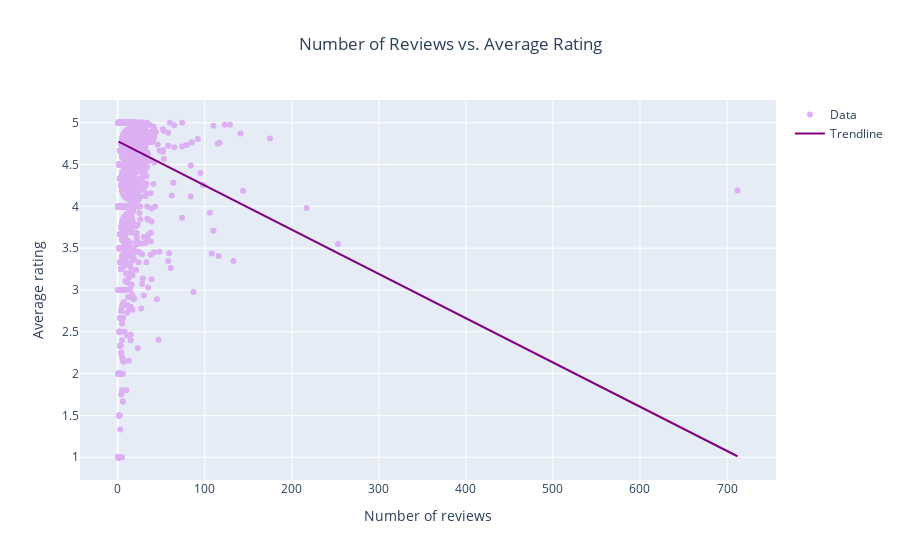

Notebook code for this chart:
### Markdown cell above
The **number of reviews** a podcast receives can be an indicator of its **popularity**. 

Among the top 5, **"Crime Junkie"** stands out with the most reviews, indicating its high popularity. 

Next, we can explore the relationship between the number of reviews and the average rating of a podcast. Specifically, we will check if there is a **correlation** between these two factors.

### Code cell
sample_size = 50000 

query = f""" 
SELECT r.podcast_id,
p.title,
COUNT(r.rating) as num_reviews,
AVG(r.rating) as avg_rating
FROM (SELECT * FROM reviews_cleaned ORDER BY RANDOM() LIMIT {sample_size}) as r
JOIN podcasts_cleaned as p ON r.podcast_id = p.podcast_id
GROUP BY r.podcast_id, p.title"""

podcast_avg_ratings = pd.read_sql_query(query, conn)

correlation = podcast_avg_ratings['num_reviews'].corr(podcast_avg_ratings['avg_rating'])

print(f"The correlation between the number of reviews and the average rating is {correlation}")

create_scatter_plot(podcast_avg_ratings, "num_reviews", "avg_rating", "Number of reviews", "Average rating", "Number of Reviews vs. Average Rating",'#dcb0f2', "rgb(128, 0, 128)")

### Figure 1 — Plotly figure (JSON) as saved in the notebook; plotly's stock layout.template omitted (floating-point values rounded to 4 significant figures; data arrays with more than 128 entries replaced by an {"elided": "..."} marker saying what was removed)
{"data": [{"marker": {"color": "#dcb0f2"}, "mode": "markers", "name": "Data", "type": "scatter", "x": {"elided": "16608 int values"}, "y": {"elided": "16608 float values"}}, {"line": {"color": "rgb(128, 0, 128)"}, "mode": "lines", "name": "Trendline", "type": "scatter", "x": [1, 8.182, 15.36, 22.55, 29.73, 36.91, 44.09, 51.27, 58.45, 65.64, 72.82, 80, 87.18, 94.36, 101.5, 108.7, 115.9, 123.1, 130.3, 137.5, 144.6, 151.8, 159, 166.2, 173.4, 180.5, 187.7, 194.9, 202.1, 209.3, 216.5, 223.6, 230.8, 238, 245.2, 252.4, 259.5, 266.7, 273.9, 281.1, 288.3, 295.5, 302.6, 309.8, 317, 324.2, 331.4, 338.5, 345.7, 352.9, 360.1, 367.3, 374.5, 381.6, 388.8, 396, 403.2, 410.4, 417.5, 424.7, 431.9, 439.1, 446.3, 453.5, 460.6, 467.8, 475, 482.2, 489.4, 496.5, 503.7, 510.9, 518.1, 525.3, 532.5, 539.6, 546.8, 554, 561.2, 568.4, 575.5, 582.7, 589.9, 597.1, 604.3, 611.5, 618.6, 625.8, 633, 640.2, 647.4, 654.5, 661.7, 668.9, 676.1, 683.3, 690.5, 697.6, 704.8, 712], "y": [4.774, 4.736, 4.698, 4.66, 4.622, 4.584, 4.546, 4.508, 4.47, 4.432, 4.394, 4.356, 4.318, 4.28, 4.242, 4.204, 4.166, 4.128, 4.09, 4.052, 4.014, 3.976, 3.938, 3.9, 3.862, 3.824, 3.786, 3.748, 3.71, 3.672, 3.634, 3.596, 3.558, 3.52, 3.482, 3.444, 3.406, 3.368, 3.33, 3.292, 3.254, 3.216, 3.178, 3.14, 3.102, 3.064, 3.026, 2.988, 2.95, 2.912, 2.874, 2.836, 2.798, 2.76, 2.722, 2.684, 2.646, 2.608, 2.57, 2.532, 2.494, 2.456, 2.418, 2.38, 2.342, 2.304, 2.266, 2.228, 2.19, 2.152, 2.114, 2.076, 2.038, 2.0, 1.962, 1.924, 1.886, 1.848, 1.81, 1.772, 1.734, 1.696, 1.658, 1.62, 1.582, 1.544, 1.506, 1.468, 1.43, 1.392, 1.354, 1.316, 1.278, 1.24, 1.202, 1.164, 1.126, 1.088, 1.05, 1.012]}], "layout": {"title": {"text": "Number of Reviews vs. Average Rating", "x": 0.5}, "xaxis": {"title": {"text": "Number of reviews"}}, "yaxis": {"title": {"text": "Average rating"}}}}
